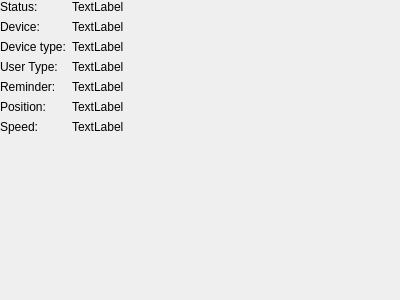
<?xml version="1.0" encoding="UTF-8"?>
<ui version="4.0">
 <class>deviceStatus</class>
 <widget class="QWidget" name="deviceStatus">
  <property name="geometry">
   <rect>
    <x>0</x>
    <y>0</y>
    <width>400</width>
    <height>300</height>
   </rect>
  </property>
  <property name="windowTitle">
   <string>Device Status</string>
  </property>
  <layout class="QFormLayout" name="formLayout">
   <property name="fieldGrowthPolicy">
    <enum>QFormLayout::AllNonFixedFieldsGrow</enum>
   </property>
   <property name="leftMargin">
    <number>0</number>
   </property>
   <property name="topMargin">
    <number>0</number>
   </property>
   <property name="rightMargin">
    <number>0</number>
   </property>
   <property name="bottomMargin">
    <number>0</number>
   </property>
   <item row="0" column="0">
    <widget class="QLabel" name="statusText">
     <property name="text">
      <string>Status:</string>
     </property>
    </widget>
   </item>
   <item row="0" column="1">
    <widget class="QLabel" name="statusLabel">
     <property name="text">
      <string>TextLabel</string>
     </property>
    </widget>
   </item>
   <item row="1" column="0">
    <widget class="QLabel" name="deviceText">
     <property name="text">
      <string>Device:</string>
     </property>
    </widget>
   </item>
   <item row="1" column="1">
    <widget class="QLabel" name="deviceLabel">
     <property name="text">
      <string>TextLabel</string>
     </property>
    </widget>
   </item>
   <item row="2" column="0">
    <widget class="QLabel" name="deviceTypeText">
     <property name="text">
      <string>Device type:</string>
     </property>
    </widget>
   </item>
   <item row="2" column="1">
    <widget class="QLabel" name="deviceTypeLabel">
     <property name="text">
      <string>TextLabel</string>
     </property>
    </widget>
   </item>
   <item row="3" column="0">
    <widget class="QLabel" name="userTypeText">
     <property name="text">
      <string>User Type:</string>
     </property>
    </widget>
   </item>
   <item row="3" column="1">
    <widget class="QLabel" name="userTypeLabel">
     <property name="text">
      <string>TextLabel</string>
     </property>
    </widget>
   </item>
   <item row="4" column="0">
    <widget class="QLabel" name="reminderText">
     <property name="text">
      <string>Reminder:</string>
     </property>
    </widget>
   </item>
   <item row="4" column="1">
    <widget class="QLabel" name="reminderLabel">
     <property name="text">
      <string>TextLabel</string>
     </property>
    </widget>
   </item>
   <item row="5" column="0">
    <widget class="QLabel" name="positionText">
     <property name="text">
      <string>Position:</string>
     </property>
    </widget>
   </item>
   <item row="5" column="1">
    <widget class="QLabel" name="positionLabel">
     <property name="text">
      <string>TextLabel</string>
     </property>
    </widget>
   </item>
   <item row="6" column="0">
    <widget class="QLabel" name="speedText">
     <property name="text">
      <string>Speed:</string>
     </property>
    </widget>
   </item>
   <item row="6" column="1">
    <widget class="QLabel" name="speedLabel">
     <property name="text">
      <string>TextLabel</string>
     </property>
    </widget>
   </item>
  </layout>
 </widget>
 <resources/>
 <connections/>
</ui>
